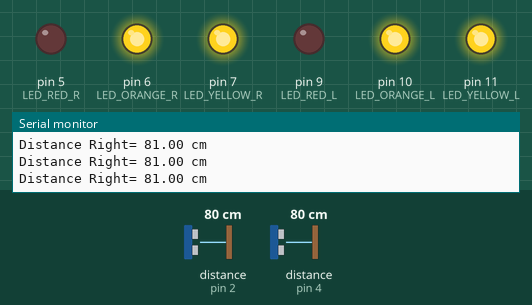
The sketch below on a simulated Arduino Uno, built with avr-gcc and run on an emulated ATmega328P. Shown: output pins drawn as LEDs (lit = HIGH), the last lines printed to the serial monitor. The test bench sets the inputs (shaded band); at power-on: distance to the obstacle (sensors on pin 2, pin 4) 80 cm. The echo pulse lasts 58.3 µs per cm.

Above: at 2.0 s.
2.1 s: distance to the obstacle (sensor on pin 2) set to 55 cm
3.8 s: distance to the obstacle (sensor on pin 2) set to 47 cm
At 5.7 s:
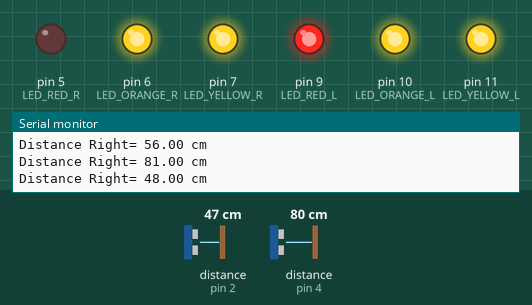
6.4 s: distance to the obstacle (sensor on pin 4) set to 53 cm
8.4 s: distance to the obstacle (sensor on pin 4) set to 45 cm
At 9.1 s:
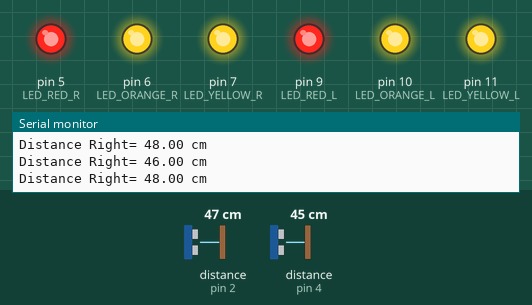
10.1 s: distance to the obstacle (sensor on pin 2) set to 7 cm
12.1 s: distance to the obstacle (sensor on pin 2) set to 4 cm
At 12.8 s:
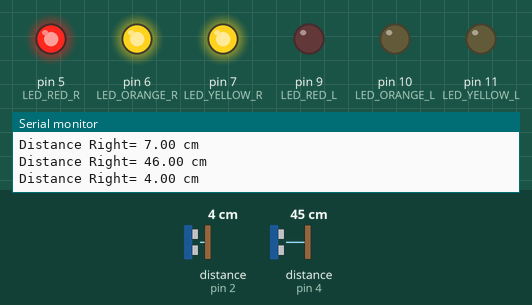
Timing chart, 0 to 14.8 s (numbered marks = the images above; inputs shaded):
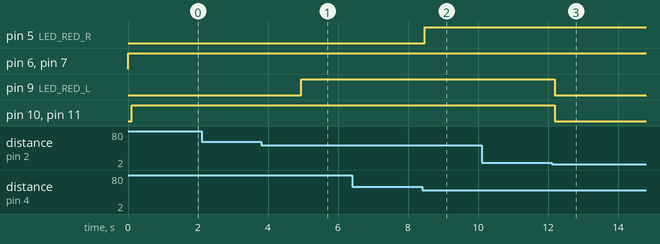

The sketch:

Proximity_Sensor_HC-SR04.ino
```cpp
//FINAL CODE EVERYTHING WORKS
// Include NewPing Library for better calculations using the HC-SR04 sensor
#include "NewPing.h"

#define TRIGGER_PIN_R       3
#define ECHO_PIN_R          4
#define LED_YELLOW_R        7
#define LED_ORANGE_R        6
#define LED_RED_R           5


#define TRIGGER_PIN_L       13

#define ECHO_PIN_L          2
#define LED_YELLOW_L        11
#define LED_ORANGE_L        10
#define LED_RED_L           9


#define MAX_DISTANCE     400


//R is for Right , L is for Left


NewPing sonarR(TRIGGER_PIN_R,ECHO_PIN_R,MAX_DISTANCE);
NewPing sonarL(TRIGGER_PIN_L,ECHO_PIN_L,MAX_DISTANCE);


float distanceR;
float distanceL;

void setup() {
  Serial.begin(9600);
  pinMode(LED_RED_R, OUTPUT);
  pinMode(LED_ORANGE_R, OUTPUT);
  pinMode(LED_YELLOW_R, OUTPUT);
  pinMode(LED_RED_L, OUTPUT);
  pinMode(LED_ORANGE_L, OUTPUT);
  pinMode(LED_YELLOW_L, OUTPUT);
  }

void loop() {

  //right

    distanceR = sonarR.ping_cm();
  if (distanceR <=5) {
    digitalWrite(LED_RED_R,LOW);
    digitalWrite(LED_ORANGE_R,LOW);
    digitalWrite(LED_YELLOW_R,LOW);
  }
  else if ( distanceR <=50 ){
    digitalWrite(LED_RED_R,HIGH);
    digitalWrite(LED_ORANGE_R,HIGH);
    digitalWrite(LED_YELLOW_R,HIGH);

    }
  else if(distanceR <= 100) {
    digitalWrite(LED_RED_R,LOW);
    digitalWrite(LED_ORANGE_R,HIGH);
    digitalWrite(LED_YELLOW_R,HIGH);
  }
  else if(distanceR <= 150) {
    digitalWrite(LED_RED_R,LOW);
    digitalWrite(LED_ORANGE_R,LOW);
    digitalWrite(LED_YELLOW_R,HIGH);

  }
  else if (distanceR >= 150) {
    digitalWrite(LED_RED_R,LOW);
    digitalWrite(LED_ORANGE_R,LOW);
    digitalWrite(LED_YELLOW_R,LOW);
  }


  //Send results to Serial Monitor


  Serial.print("Distance Right= ");
  if (distanceR >= 400 ){
    Serial.print(" Right Out of range");
    Serial.println(distanceR);
  }
 else if (distanceR <=2){
    Serial.print("Right Too Close");
    Serial.println(distanceR);
  }
  else  {
    Serial.print(distanceR);
    Serial.println(" cm");
    delay(100);
  }


 distanceL = sonarL.ping_cm();
  if (distanceL <=5) {
    digitalWrite(LED_RED_L,LOW);
    digitalWrite(LED_ORANGE_L,LOW);
    digitalWrite(LED_YELLOW_L,LOW);
  }
  else if ( distanceL <=50 ){
    digitalWrite(LED_RED_L,HIGH);
    digitalWrite(LED_ORANGE_L,HIGH);
    digitalWrite(LED_YELLOW_L,HIGH);

    }
  else if(distanceL <= 100) {
    digitalWrite(LED_RED_L,LOW);
    digitalWrite(LED_ORANGE_L,HIGH);
    digitalWrite(LED_YELLOW_L,HIGH);
  }
  else if(distanceL <= 150) {
    digitalWrite(LED_RED_L,LOW);
    digitalWrite(LED_ORANGE_L,LOW);
    digitalWrite(LED_YELLOW_L,HIGH);

  }
  else if (distanceL >= 150) {
    digitalWrite(LED_RED_L,LOW);
    digitalWrite(LED_ORANGE_L,LOW);
    digitalWrite(LED_YELLOW_L,LOW);
  }


 Serial.print("Distance Right= ");
  if (distanceL >= 400 ){
    Serial.print(" Left Out of range");
    Serial.println(distanceR);
  }
 else if (distanceL <=2){
    Serial.print("Left Too Close");
    Serial.println(distanceL);
  }
  else  {
    Serial.print(distanceL);
    Serial.println(" cm");
    delay(100);
  }


  delay(1000);

}
```

Measured:
- the behaviour switches between 50 and 49 cm on distance to the obstacle (sensor on pin 2) (found by bisection; images 0 and 1)
- the behaviour switches between 50 and 49 cm on distance to the obstacle (sensor on pin 4) (found by bisection; images 1 and 2)
- the behaviour switches between 6 and 5 cm on distance to the obstacle (sensor on pin 2) (found by bisection; images 2 and 3)
- after the input at 3.8 s, pin 9 (LED_RED_L): LOW → HIGH after 1.2 s
- after the input at 8.4 s, pin 5 (LED_RED_R): LOW → HIGH after 0.08 s
- after the input at 12.1 s, pin 9 (LED_RED_L), pin 10 (LED_ORANGE_L), pin 11 (LED_YELLOW_L): HIGH → LOW after 0.10 s
